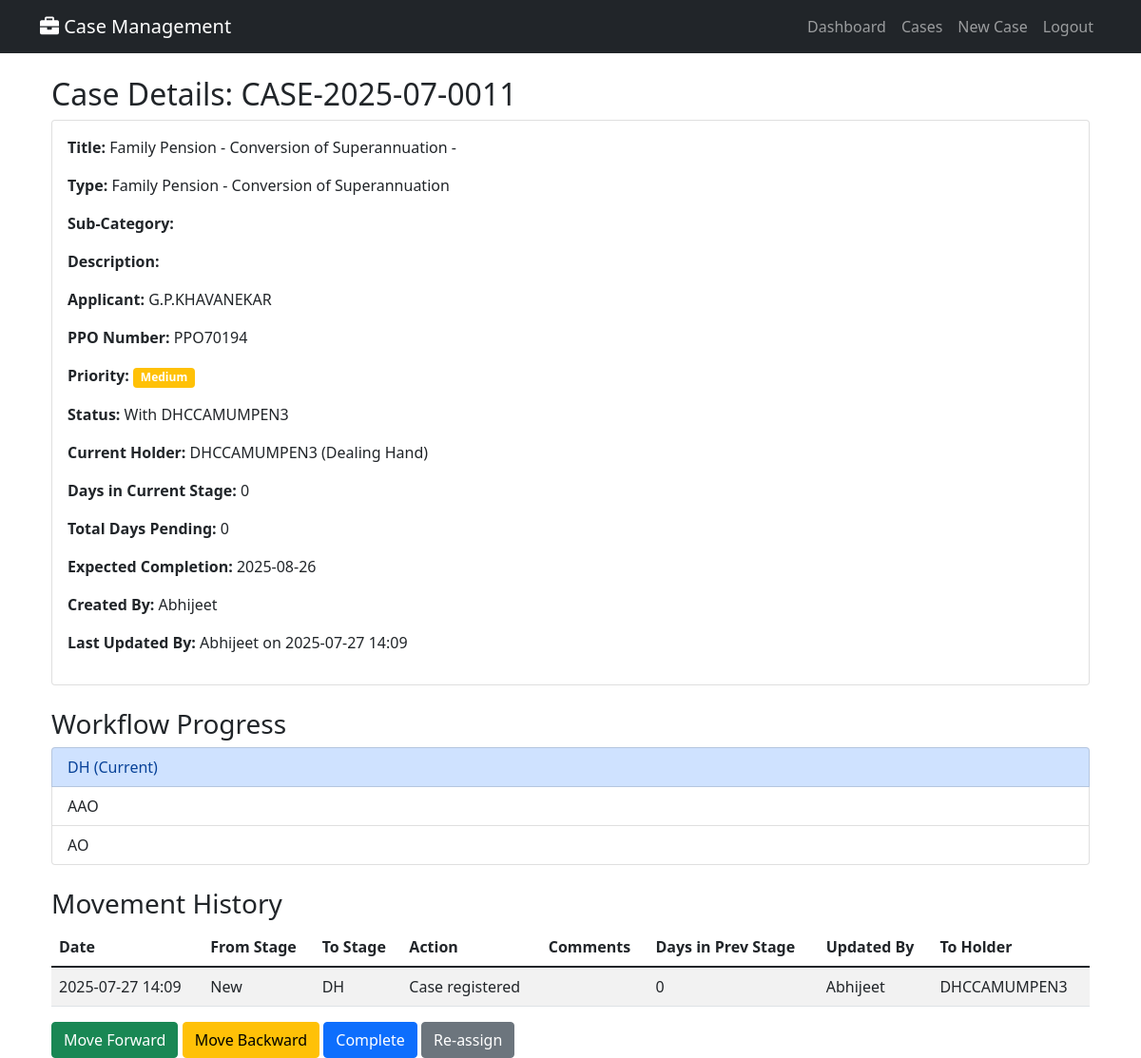
Before: /cases/CASE-2025-07-0011/ (signed in) with the older database file.
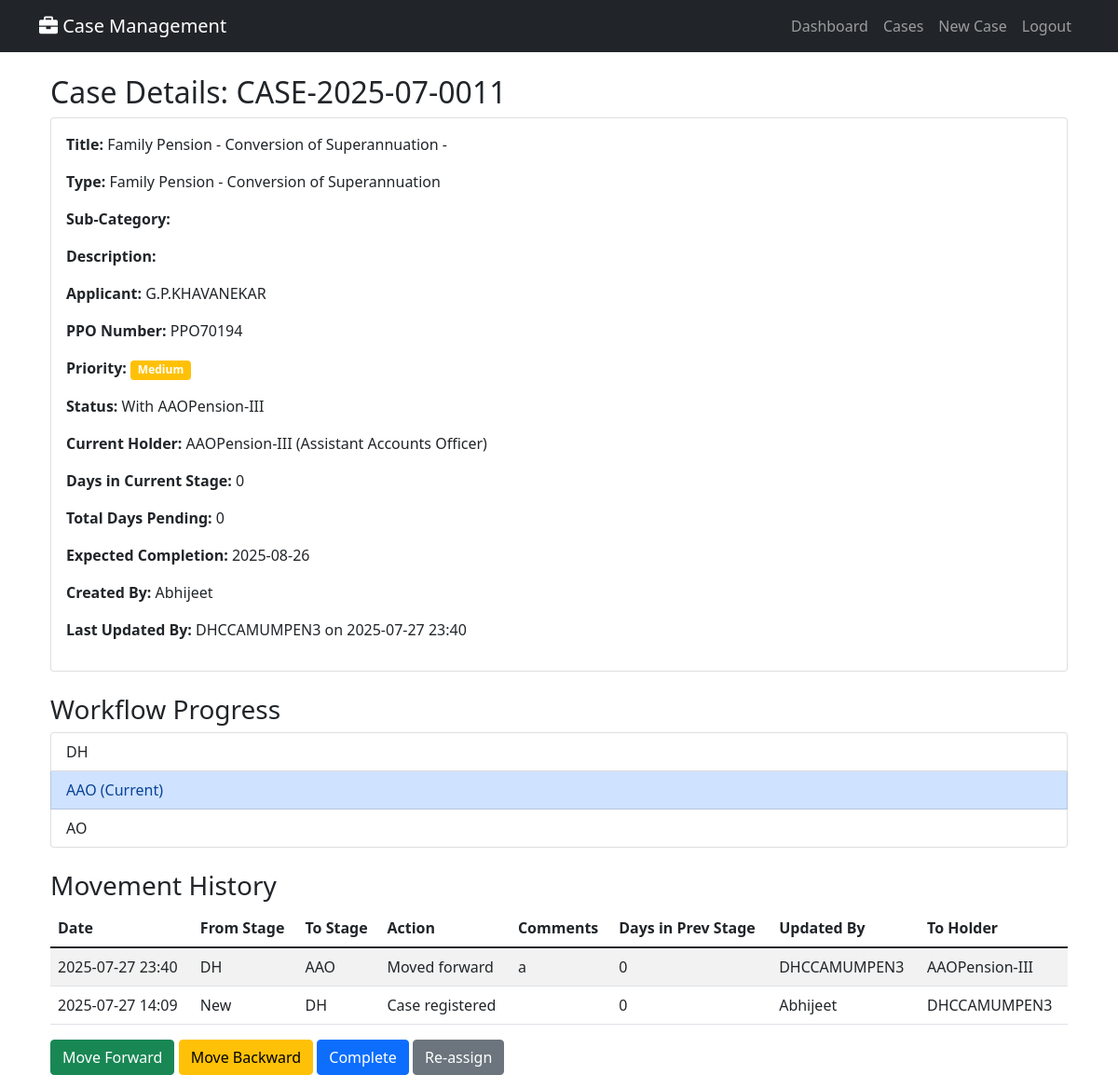
After: the same page with the newer database file.
### cases/models.py (models this page shows, shortened)
class Case(models.Model):
    PRIORITY_CHOICES = [
        ('High', 'High'),
        ('Medium', 'Medium'),
        ('Low', 'Low'),
    ]
    STATUS_COLORS = [
        ('Green', 'Green'),
        ('Orange', 'Orange'),
        ('Red', 'Red'),
        ('Blue', 'Blue'),
    ]
    MODE_OF_RECEIPT_CHOICES = [
        ('by_post', 'By Post'),
        ('by_hand', 'By Hand'),
        ('online', 'Online'),
        ('offline', 'Offline'),
        ('email', 'Email'),
        ('in_person', 'In Person'),
    ]
    TYPE_OF_CORRECTION_CHOICES = [
        ('change_of_address', 'Change Of Address'),
        ('change_dob_family', 'Change / Correction of DOB of Family Pensioner'),
        ('change_name', 'Change / Correction of Name of the Pensioner / Family Pensioner'),
        ('other', 'Other'),
    ]
    FRESH_COMPLIANCE_CHOICES = [
        ('fresh', 'Fresh Case'),
        ('compliance', 'Compliance'),
    ]
    TYPE_OF_EMPLOYEE_CHOICES = [
        ('MTNL_IDA', 'MTNL IDA'),
        ('MTNL_CDA', 'MTNL CDA'),
        ('DOT_CDA', 'DOT CDA'),
    ]
    TYPE_OF_PENSION_CHOICES = [
        ('MTNL-IDA', 'MTNL-IDA'),
        ('DOT-CDA', 'DOT-CDA'),
    ]
    TYPE_OF_PENSIONER_CHOICES = [
        ('Superannuation/VR', 'Superannuation / VR'),
        ('Family Pensioner', 'Family Pensioner'),
    ]
    case_id = models.CharField(max_length=50, unique=True, db_index=True)
    registration_date = models.DateTimeField(default=timezone.now)
    case_type = models.ForeignKey(CaseType, on_delete=models.CASCADE)
    sub_category = models.CharField(max_length=100)
    case_title = models.CharField(max_length=500)
    case_description = models.TextField()
    applicant_name = models.CharField(max_length=200)
    ppo_master = models.ForeignKey(PPOMaster, on_delete=models.SET_NULL, null=True, blank=True)
    priority = models.CharField(max_length=10, choices=PRIORITY_CHOICES, default='Medium')
    current_status = models.CharField(max_length=200)
    current_holder = models.ForeignKey(UserProfile, on_delete=models.CASCADE, related_name='current_cases')
    days_in_current_stage = models.IntegerField(default=0)
    total_days_pending = models.IntegerField(default=0)
    expected_completion = models.DateTimeField()
    actual_completion = models.DateTimeField(null=True, blank=True)
    status_color = models.CharField(max_length=10, choices=STATUS_COLORS, default='Green')
    is_completed = models.BooleanField(default=False)
    created_by = models.ForeignKey(User, on_delete=models.CASCADE, related_name='created_cases')
    last_updated_by = models.ForeignKey(User, on_delete=models.CASCADE, related_name='updated_cases')
    last_update_date = models.DateTimeField(auto_now=True)
    ppo_number = models.CharField(max_length=20, blank=True)
    name_pensioner = models.CharField(max_length=200, blank=True)
    mobile_number = models.CharField(max_length=15, blank=True)
    last_lc_done_date = models.DateField(null=True, blank=True)
    kyp_flag = models.BooleanField(default=False)
    mode_of_receipt = models.CharField(max_length=20, choices=MODE_OF_RECEIPT_CHOICES, blank=True)
    date_of_death = models.DateField(null=True, blank=True)
    name_claimant = models.CharField(max_length=200, blank=True)
    relationship = models.CharField(max_length=50, blank=True)
    service_book_enclosed = models.BooleanField(default=False)
    type_of_correction = models.CharField(max_length=30, choices=TYPE_OF_CORRECTION_CHOICES, blank=True)
    original_ppo_submitted = models.BooleanField(default=False)
    fresh_or_compliance = models.CharField(max_length=20, choices=FRESH_COMPLIANCE_CHOICES, blank=True)
    type_of_employee = models.CharField(max_length=20, choices=TYPE_OF_EMPLOYEE_CHOICES, blank=True)
    retiring_employee = models.ForeignKey('RetiringEmployee', on_delete=models.SET_NULL, null=True, blank=True)
    type_of_pension = models.CharField(max_length=20, choices=TYPE_OF_PENSION_CHOICES, blank=True)
    type_of_pensioner = models.CharField(max_length=30, choices=TYPE_OF_PENSIONER_CHOICES, blank=True)
    date_of_retirement = models.DateField(null=True, blank=True)
    objects = CaseManager()
    class Meta:
        ordering = ['-registration_date']
        indexes = [
            models.Index(fields=['case_id']),
            models.Index(fields=['ppo_number']),
            models.Index(fields=['current_holder', 'is_completed']),
            models.Index(fields=['priority', 'status_color']),
            models.Index(fields=['registration_date']),
        ]

class UserProfile(models.Model):
    ROLE_CHOICES = [
        ('DH', 'Dealing Hand'),
        ('AAO', 'Assistant Accounts Officer'),
        ('AO', 'Accounts Officer'),
        ('Dy.CCA', 'Deputy Chief Controller of Accounts'),
        ('Jt.CCA', 'Joint Chief Controller of Accounts'),
        ('CCA', 'Chief Controller of Accounts'),
        ('Pr.CCA', 'Principal Chief Controller of Accounts'),
        ('ADMIN', 'Administrator'),
    ]
    user = models.OneToOneField(User, on_delete=models.CASCADE)
    role = models.CharField(max_length=10, choices=ROLE_CHOICES)
    phone = models.CharField(max_length=15, blank=True)
    department = models.CharField(max_length=100, blank=True)
    is_active_holder = models.BooleanField(default=True)

class CaseMovement(models.Model):
    case = models.ForeignKey(Case, on_delete=models.CASCADE, related_name='movements')
    movement_date = models.DateTimeField(default=timezone.now)
    from_stage = models.CharField(max_length=100)
    to_stage = models.CharField(max_length=100)
    from_holder = models.ForeignKey(UserProfile, on_delete=models.CASCADE, related_name='movements_from', null=True, blank=True)
    to_holder = models.ForeignKey(UserProfile, on_delete=models.CASCADE, related_name='movements_to')
    action = models.CharField(max_length=200)
    comments = models.TextField(blank=True)
    days_in_previous_stage = models.IntegerField(default=0)
    updated_by = models.ForeignKey(User, on_delete=models.CASCADE)
    class Meta:
        ordering = ['-movement_date']

class CaseType(models.Model):
    WORKFLOW_TYPES = [
        ('Type_A', 'Type A: DH → AAO → AO'),
        ('Type_B', 'Type B: DH → AAO → AO → Jt.CCA'),
        ('Type_C', 'Type C: DH → AAO → AO → Jt.CCA → CCA'),
        ('Type_Extended', 'Type Extended: DH → AAO → AO → Dy.CCA → Jt.CCA → CCA → Pr.CCA'),
    ]
    PRIORITY_CHOICES = [
        ('High', 'High'),
        ('Medium', 'Medium'),
        ('Low', 'Low'),
    ]
    name = models.CharField(max_length=100, unique=True)
    sub_categories = models.TextField(help_text="Comma-separated sub-categories")
    priority = models.CharField(max_length=10, choices=PRIORITY_CHOICES, default='Medium')
    expected_days = models.IntegerField(default=30)
    workflow_type = models.CharField(max_length=20, choices=WORKFLOW_TYPES, default='Type_A')
    is_active = models.BooleanField(default=True)

class PPOMaster(models.Model):
    pension_case_number = models.CharField(max_length=50, unique=True, db_index=True, null=True, blank=True)  # PNSN_CASE_NO
    ppo_number = models.CharField(max_length=20, unique=True, db_index=True)  # PPO_NO
    pension_type = models.CharField(max_length=50)  # PNSN_TYP
    employee_number = models.CharField(max_length=50, unique=True, db_index=True, null=True, blank=True)
    employee_name = models.CharField(max_length=200)  # EMP_NM
    date_of_retirement = models.DateField(null=True, blank=True)   # Date_of_retirement
    date_of_birth = models.DateField(null=True, blank=True)  # date_of_birth
    date_of_death_pensioner = models.DateField(null=True, blank=True)  # date_of_death_Pensioner
    date_of_death_family_pensioner = models.DateField(null=True, blank=True)  # date_of_death_FP
    nominee_name = models.CharField(max_length=200, blank=True, null=True)  # NOMINE_NM
    relationship_with_pensioner = models.CharField(max_length=50, blank=True, null=True)  # Relationship_with_the_pensioner
    bank_sort_code = models.CharField(max_length=20, blank=True, null=True)  # BANK_SORT_CD
    account_number = models.CharField(max_length=20, blank=True, null=True)  # ACCT_NO
    designation = models.CharField(max_length=100, blank=True, null=True)
    aadhaar_number = models.CharField(max_length=12, blank=True, null=True)  # AADHAAR_NO
    mobile_number = models.CharField(max_length=15, blank=True, null=True)  # MOB_NO
    it_pan = models.CharField(max_length=10, blank=True, null=True)  # IT_PAN
    ifsc_code = models.CharField(max_length=11, blank=True, null=True)  # IFSC_CODE
    department = models.CharField(max_length=100, blank=True, null=True)
    bank_name = models.CharField(max_length=100, blank=True, null=True)
    branch_code = models.CharField(max_length=20, blank=True, null=True)
    address = models.TextField(blank=True, null=True)
    email = models.EmailField(blank=True, null=True)
    created_at = models.DateTimeField(auto_now_add=True)
    updated_at = models.DateTimeField(auto_now=True)
    history = HistoricalRecords()
    class Meta:
        ordering = ['-date_of_retirement']
        verbose_name = 'PPO Master'
        verbose_name_plural = 'PPO Masters'
        indexes = [
            models.Index(fields=['ppo_number']),
            models.Index(fields=['employee_number']),
            models.Index(fields=['employee_name']),
            models.Index(fields=['pension_case_number']),
        ]

### cases/views.py (the view)
# urls.py: path('cases/<str:case_id>/', views.case_detail, name='case_detail'),
@login_required
def case_detail(request, case_id):
    case = get_object_or_404(Case, case_id=case_id)
    user_profile = get_object_or_404(UserProfile, user=request.user)
    if user_profile.role != 'ADMIN' and case.current_holder != user_profile:
        messages.error(request, "You don't have permission to view this case.")
        return redirect('case_list')
    movements = CaseMovement.objects.filter(case=case).order_by('-movement_date')
    workflow = get_workflow_for_case(case)
    current_stage_index = get_current_stage_index(case, workflow)
    context = {
        'case': case,
        'movements': movements,
        'workflow': workflow,
        'current_stage_index': current_stage_index,
        'user_profile': user_profile,
    }
    return render(request, 'cases/case_detail.html', context)

### cases/models.py (called while the page is built)
def get_workflow_for_case(case):
    return WORKFLOW_STAGES[case.case_type.workflow_type]

def get_current_stage_index(case, workflow):
    return workflow.index(case.current_holder.role)

    def get_queryset(self):
        return CaseQuerySet(self.model, using=self._db)

### templates/cases/case_detail.html (shortened to what this page needs)
{% extends 'base.html' %}
{% block content %}
<div class="container mt-4">
    <h2>Case Details: {{ case.case_id }}</h2>
    <div class="card mb-4">
        <div class="card-body">
            <p><strong>Title:</strong> {{ case.case_title }}</p>
            <p><strong>Type:</strong> {{ case.case_type.name }}</p>
            <p><strong>Sub-Category:</strong> {{ case.sub_category }}</p>
            <p><strong>Description:</strong> {{ case.case_description }}</p>
            <p><strong>Applicant:</strong> {{ case.applicant_name }}</p>
            {% if case.ppo_master %}
                <p><strong>PPO Number:</strong> {{ case.ppo_master.ppo_number }}</p>
            {% endif %}
            <p><strong>Priority:</strong>
                <span class="badge {% if case.priority == 'High' %}bg-danger{% elif case.priority == 'Medium' %}bg-warning{% else %}bg-success{% endif %}">
                    {{ case.priority }}
                </span>
            </p>
            <p><strong>Status:</strong> {{ case.current_status }}</p>
            <p><strong>Current Holder:</strong> {{ case.current_holder.user.username }} ({{ case.current_holder.get_role_display }})</p>
            <p><strong>Days in Current Stage:</strong> {{ case.days_in_current_stage }}</p>
            <p><strong>Total Days Pending:</strong> {{ case.total_days_pending }}</p>
            <p><strong>Expected Completion:</strong> {{ case.expected_completion|date:"Y-m-d" }}</p>
            <p><strong>Created By:</strong> {{ case.created_by.username }}</p>
            <p><strong>Last Updated By:</strong> {{ case.last_updated_by.username }} on {{ case.last_update_date|date:"Y-m-d H:i" }}</p>
        </div>
    </div>
    <h3>Workflow Progress</h3>
    <ul class="list-group mb-4">
        {% for stage in workflow %}
            <li class="list-group-item {% if forloop.counter0 == current_stage_index %}list-group-item-primary{% endif %}">
                {{ stage }}
                {% if forloop.counter0 == current_stage_index %}(Current){% endif %}
            </li>
        {% endfor %}
    </ul>
    <h3>Movement History</h3>
    <table class="table table-striped">
        <thead>
            <tr>
                <th>Date</th>
                <th>From Stage</th>
                <th>To Stage</th>
                <th>Action</th>
                <th>Comments</th>
                <th>Days in Prev Stage</th>
                <th>Updated By</th>
                <th>To Holder</th>
            </tr>
        </thead>
        <tbody>
            {% for movement in movements %}
            <tr>
                <td>{{ movement.movement_date|date:"Y-m-d H:i" }}</td>
                <td>{{ movement.from_stage }}</td>
                <td>{{ movement.to_stage }}</td>
                <td>{{ movement.action }}</td>
                <td>{{ movement.comments }}</td>
                <td>{{ movement.days_in_previous_stage }}</td>
                <td>{{ movement.updated_by.username }}</td>
                <td>{% if movement.to_holder %}{{ movement.to_holder.user.username }}{% else %}N/A{% endif %}</td>
            </tr>
            {% empty %}
            <tr><td colspan="8">No movements yet.</td></tr>
            {% endfor %}
        </tbody>
    </table>
    {% if user_profile.role == 'ADMIN' or case.current_holder == user_profile %}
        {% if not case.is_completed %}
            <a href="{% url 'move_case' case.case_id %}?type=forward" class="btn btn-success">Move Forward</a>
            {% if user_profile.role != 'DH' %}
                <a href="{% url 'move_case' case.case_id %}?type=backward" class="btn btn-warning">Move Backward</a>
                <a href="{% url 'move_case' case.case_id %}?type=complete" class="btn btn-primary">Complete</a>
                <a href="{% url 'move_case' case.case_id %}?type=reassign" class="btn btn-secondary">Re-assign</a>
            {% endif %}
        {% endif %}
    {% endif %}
</div>
{% endblock %}

Changed rows visible on the page:
changed Case "Family Pension - Conversion of Superannuation -": current_status "With DHCCAMUMPEN3" → "With AAOPension-III"; current_holder.user.username "DHCCAMUMPEN3" → "AAOPension-III"; current_holder.role "Dealing Hand" → "Assistant Accounts Officer"; last_updated_by.username "Abhijeet" → "DHCCAMUMPEN3"; last_update_date "2025-07-27 14:09" → "2025-07-27 23:40"
added CaseMovement: movement_date "2025-07-27 23:40", from_stage "DH", to_stage "AAO", action "Moved forward", comments "a", days_in_previous_stage "0", updated_by.username "DHCCAMUMPEN3", to_holder.user.username "AAOPension-III"
Other visible differences:
new list line: "(Current)"
list line gone: "(Current)"
